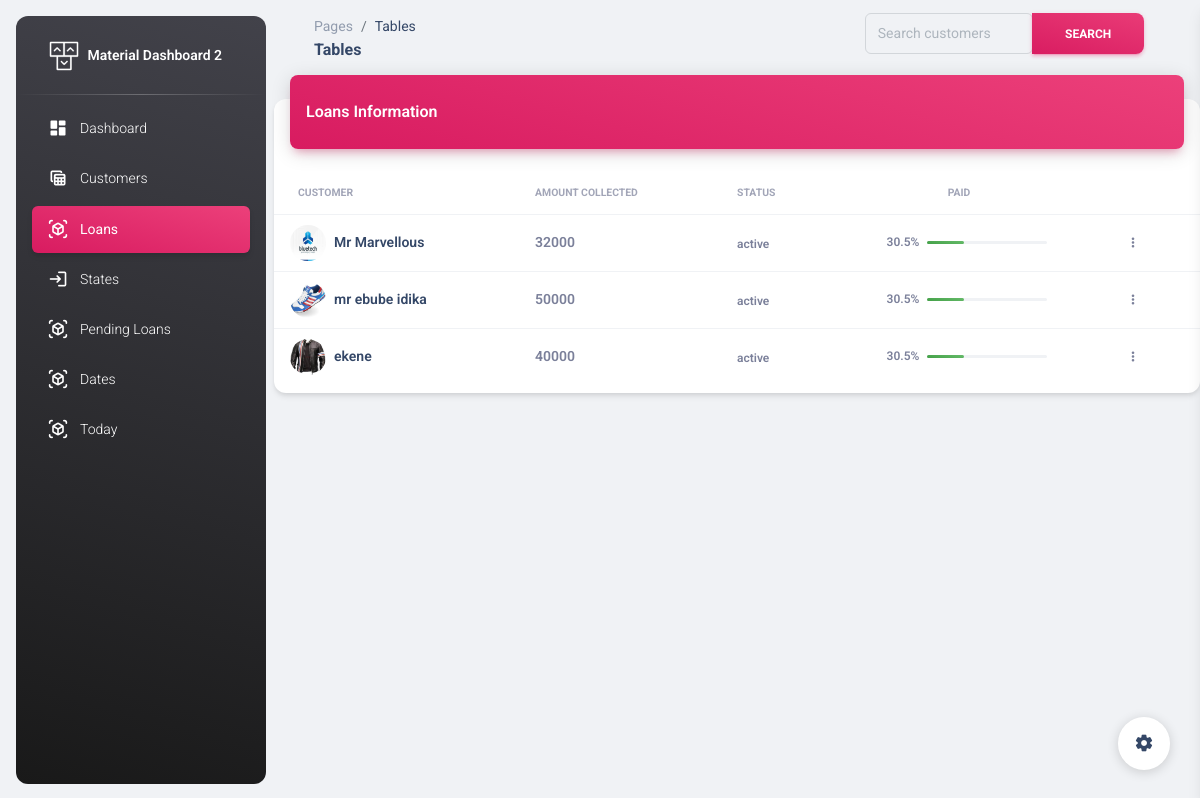
Screenshot of /administration/allloan/ (signed in) with the database file from the repository.
### administration/models.py (models this page shows, shortened)
class Loan(models.Model):
    loanee=models.ForeignKey(Customers,on_delete=models.CASCADE)
    amount_collected=models.IntegerField()
    amount_paid=models.IntegerField()
    due_date=models.DateTimeField()
    status=models.CharField(max_length=100,choices=status_choices,default="active")
    due=models.BooleanField()
    expected_payment_days=models.IntegerField(default=25)

class Customers(models.Model):
    name=models.CharField(max_length=100)
    branch=models.ForeignKey(Branch,on_delete=models.PROTECT,null=True,default=None)
    gender=models.CharField(max_length=100, null=True)
    occupation=models.CharField(max_length=100, null=True)
    state=models.CharField(max_length=100, null=True)
    passport=models.ImageField()
    business_name=models.CharField(max_length=100)
    bussiness_address=models.CharField(max_length=100)
    age=models.IntegerField()
    phone_number=models.IntegerField(null=True)
    home_address=models.CharField(max_length=100)
    card_number=models.IntegerField()
    guarantors_name=models.CharField(max_length=100)
    guarantors_phone=models.IntegerField()
    guarantors_address=models.CharField(max_length=100)
    goccupation=models.CharField(max_length=100,null=True)
    gstate=models.CharField(max_length=100,null=True)
    def __str__(self):
        return self.name

### administration/decorator.py (the view, shortened to what this page needs)
        def wrapper(request, *args, **kwargs):
            if request.user.is_authenticated:
                if request.user.groups.filter(name__in=groups).exists():
                    return view_func(request, *args, **kwargs)
            else:
                return redirect('')

### administration/decorator.py (called while the page is built, shortened)
def group_required(groups=[]):
    def decorator(view_func):
        def wrapper(request, *args, **kwargs):
            if request.user.is_authenticated:
                if request.user.groups.filter(name__in=groups).exists():
                    return view_func(request, *args, **kwargs)
            else:
                return redirect('')
        return wrapper
    return decorator

### administration/views.py (called while the page is built)
@login_required
@group_required(["Admin"])
def asearch_customer_loans(request):
    if request.method == 'GET':
        ppaid=0
        query = request.GET.get('q')
        if query:
            loans = Loan.objects.filter(loanee__name__icontains=query)
        else:
            loans = Loan.objects.filter()
        for x in loans:
            if x:
                if x.amount_collected > 0:
                    ppaid=(x.amount_paid/x.amount_collected)*100
                else:
                    ppaid=0
            else:
                ppaid=0
        context = {
            'loans': loans,
            'query': query,
            'ppaid':ppaid
        }
        return render(request, 'administration/loansearch.html', context)

### administration/templates/administration/loansearch.html (shortened to what this page needs)
<!DOCTYPE html>
<html lang="en">
  {% load static %}
<head>
  <link href="{% static 'administration/assets/css/nucleo-icons.css'%}" rel="stylesheet" />
  <link href="{% static 'administration/assets/css/nucleo-svg.css'%}" rel="stylesheet" />
  <link id="pagestyle" href="{% static 'administration/assets/css/material-dashboard.css'%}" rel="stylesheet" />
</head>
<body class="g-sidenav-show  bg-gray-200">
  <aside class="sidenav navbar navbar-vertical navbar-expand-xs border-0 border-radius-xl my-3 fixed-start ms-3   bg-gradient-dark" id="sidenav-main">
    <div class="sidenav-header">
      <a class="navbar-brand m-0" href=" https://demos.creative-tim.com/material-dashboard/pages/dashboard " target="_blank">
        <img src="{% static 'administration/assets/img/logo-ct.png'%}" class="navbar-brand-img h-100" alt="main_logo">
        <span class="ms-1 font-weight-bold text-white">Material Dashboard 2</span>
      </a>
    </div>
    <hr class="horizontal light mt-0 mb-2">
    <div class="collapse navbar-collapse  w-auto " id="sidenav-collapse-main">
      <ul class="navbar-nav">
        <li class="nav-item">
          <a class="nav-link text-white " href="{% url 'dashboard'%}">
            <div class="text-white text-center me-2 d-flex align-items-center justify-content-center">
              <i class="material-icons opacity-10">dashboard</i>
            </div>
            <span class="nav-link-text ms-1">Dashboard</span>
          </a>
        </li>
        <li class="nav-item">
          <a class="nav-link text-white  " href="{% url 'customer_details'%}">
            <div class="text-white text-center me-2 d-flex align-items-center justify-content-center">
              <i class="material-icons opacity-10">table_view</i>
            </div>
            <span class="nav-link-text ms-1">Customers</span>
          </a>
        </li>
        <li class="nav-item">
            <a class="nav-link text-white active bg-gradient-primary" href="{% url 'loans'%}">
              <div class="text-white text-center me-2 d-flex align-items-center justify-content-center">
                <i class="material-icons opacity-10">view_in_ar</i>
              </div>
              <span class="nav-link-text ms-1">Loans</span>
            </a>
          </li>
          <li class="nav-item">
            <a class="nav-link text-white " href="{% url 'states'%}">
              <div class="text-white text-center me-2 d-flex align-items-center justify-content-center">
                <i class="material-icons opacity-10">login</i>
              </div>
              <span class="nav-link-text ms-1">States </span>
            </a>
          </li>
          <li class="nav-item">
            <a class="nav-link text-white " href="{% url 'applied'%}">
              <div class="text-white text-center me-2 d-flex align-items-center justify-content-center">
                <i class="material-icons opacity-10">view_in_ar</i>
              </div>
              <span class="nav-link-text ms-1">Pending Loans </span>
            </a>
          </li>
          <li class="nav-item">
            <a class="nav-link text-white " href="{% url 'dates'%}">
              <div class="text-white text-center me-2 d-flex align-items-center justify-content-center">
                <i class="material-icons opacity-10">view_in_ar</i>
              </div>
              <span class="nav-link-text ms-1">Dates </span>
            </a>
          </li>
          <li class="nav-item">
            <a class="nav-link text-white  " href="{% url 'today'%}">
              <div class="text-white text-center me-2 d-flex align-items-center justify-content-center">
                <i class="material-icons opacity-10">view_in_ar</i>
              </div>
              <span class="nav-link-text ms-1">Today</span>
            </a>
          </li>
      </ul>
    </div>
  </aside>
  <main class="main-content position-relative max-height-vh-100 h-100 border-radius-lg ">
    <nav class="navbar navbar-main navbar-expand-lg px-0 mx-4 shadow-none border-radius-xl" id="navbarBlur" data-scroll="true">
      <div class="container-fluid py-1 px-3">
        <nav aria-label="breadcrumb">
          <ol class="breadcrumb bg-transparent mb-0 pb-0 pt-1 px-0 me-sm-6 me-5">
            <li class="breadcrumb-item text-sm"><a class="opacity-5 text-dark" href="javascript:;">Pages</a></li>
            <li class="breadcrumb-item text-sm text-dark active" aria-current="page">Tables</li>
          </ol>
          <h6 class="font-weight-bolder mb-0">Tables</h6>
        </nav>
        <div class="collapse navbar-collapse mt-sm-0 mt-2 me-md-0 me-sm-4" id="navbar">
          <div class="ms-md-auto pe-md-3 d-flex align-items-center">
            <form method="GET" action="{% url 'allloan_users'%}">
              <div class="input-group input-group-outline">
                <input type="text" class="form-control w-40 mb-2" name="q"  placeholder="Search customers">
                <button class="btn bg-gradient-primary w-40  mb-2" type="submit" onclick="{% url 'allloan_users'%}">Search</button>
                </form>
          </div>
        </div>
      </div>
    </nav>
      <div class="row">
        <div class="col-12">
          <div class="card my-4">
            <div class="card-header p-0 position-relative mt-n4 mx-3 z-index-2">
              <div class="bg-gradient-primary shadow-primary border-radius-lg pt-4 pb-3">
                <h6 class="text-white text-capitalize ps-3">Loans Information</h6>
              </div>
            </div>
            <div class="card-body px-0 pb-2">
              <div class="table-responsive p-0">
                <table class="table align-items-center justify-content-center mb-0">
                  <thead>
                    <tr>
                      <th class="text-uppercase text-secondary text-xxs font-weight-bolder opacity-7">Customer</th>
                      <th class="text-uppercase text-secondary text-xxs font-weight-bolder opacity-7 ps-2">Amount Collected</th>
                      <th class="text-uppercase text-secondary text-xxs font-weight-bolder opacity-7 ps-2">Status</th>
                      <th class="text-uppercase text-secondary text-xxs font-weight-bolder text-center opacity-7 ps-2">paid</th>
                      <th></th>
                    </tr>
                  </thead>
                  <tbody>
                    {% for loan in loans %}
                    <tr>
                      <td>
                        <div class="d-flex px-2">
                          <div>
                            <img src="{{loan.loanee.passport.url}}" class="avatar avatar-sm rounded-circle me-2" alt="xd">
                          </div>
                          <div class="my-auto">
                            <h6 class="mb-0 text-sm">{{loan.loanee}}</h6>
                          </div>
                        </div>
                      </td>
                      <td>
                        <p class="text-sm font-weight-bold mb-0">{{loan.amount_collected}}</p>
                      </td>
                      <td>
                        <span class="text-xs font-weight-bold">{{loan.status}}</span>
                      </td>
                      <td class="align-middle text-center">
                        <div class="d-flex align-items-center justify-content-center">
                          <span class="me-2 text-xs font-weight-bold">{{ppaid}}%</span>
                          <div>
                            <div class="progress">
                                <div class="progress-bar bg-gradient-success" style="width: {{ ppaid }}%;" role="progressbar" aria-valuenow="{{ppaid }}" aria-valuemin="0" aria-valuemax="100"></div>
                            </div>
                          </div>
                        </div>
                      </td>
                      <td class="align-middle">
                        <button class="btn btn-link text-secondary mb-0" aria-haspopup="true" aria-expanded="false">
                          <i class="fa fa-ellipsis-v text-xs"></i>
                        </button>
                      </td>
                    </tr>
                    {% endfor %}
                  </tbody>
                </table>
              </div>
            </div>
          </div>
        </div>
      </div>
  </main>
  <div class="fixed-plugin">
    <a class="fixed-plugin-button text-dark position-fixed px-3 py-2">
      <i class="material-icons py-2">settings</i>
    </a>
  </div>
</body>
</html>

### rows the page displays
Loan: loanee.passport (picture), loanee "Mr Marvellous", amount_collected "32000", status "active", ppaid "30.5"
Loan: loanee.passport (picture), loanee "mr ebube idika", amount_collected "50000", status "active", ppaid "30.5"
Loan: loanee.passport (picture), loanee "ekene", amount_collected "40000", status "active", ppaid "30.5"
